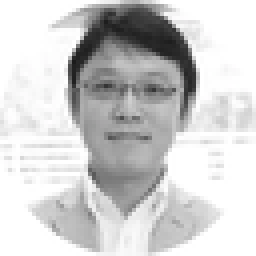
#> input picture recovered/oyaki-20260821/backups/host.bak.130635/test_mode/test.webp, 64 x 64 px (shown 4 times larger)
$ python test_mode.py
#> lines starting #> are read from the running program, lines starting #| are printed output that depends on the picture; after the words box and inside, x2 and y2 are one past the last pixel; in counts of white or black regions, pixels touching at a corner belong together
#!/usr/bin/env python3
"""RGB LED ゲーム 主機側テストモード（WebP版）。

ローカルの `test.webp` を読み込み、192x384 の論理画面内を DVD スクリーンセーバー
のように反射移動させる。色は FC6 / MSX16 の登録済みインデックスだけを使い、
ローカルプレビューと、192x96 の 4 スライスの UDP 送信を行う。

計画書 §4.7 の WBMP テストモードを WebP 素材へ置き換えたもの。
AI・カメラ・画像圧縮・Pi 側描画は使用しない。
"""
from __future__ import annotations

import argparse
import math
import signal
import socket
import struct
import sys
import time
import zlib
from dataclasses import dataclass
from pathlib import Path
from typing import Iterable, Sequence

import cv2
import numpy as np

# 共有パレット定義を親ディレクトリから読み込む。
PACKAGE_ROOT = Path(__file__).resolve().parents[1]
if str(PACKAGE_ROOT) not in sys.path:
    sys.path.insert(0, str(PACKAGE_ROOT))

from palettes import (  # noqa: E402
    FC6,
    FC6_BLACK,
    FC6_LIMIT,
    MSX16,
    MSX16_BLACK,
    MSX16_LIMIT,
    MSX16_TRANSPARENT,
    PaletteMode,
)

CANVAS_WIDTH = 192
CANVAS_HEIGHT = 384
PI_COUNT = 4
PI_HEIGHT = 96
MAGIC = 0x524C4544  # ASCII: RLED
HEADER = struct.Struct("!IIBBHHHI")

# 着色は色相を選び直さず、パレット定義順のインデックスをそのまま順繰りに使う。
# 既定の開始番号。MSX16 の 0 は透明であり送出しないため 1 から始める。
FC6_COLOR_START = 0x00
MSX16_COLOR_START = MSX16_TRANSPARENT + 1


def color_sequence(mode: PaletteMode, start: int | None = None) -> tuple[int, ...]:
    """開始番号から最終番号（FC6: 51 / MSX16: 15）までの巡回表を返す。"""
    if mode == PaletteMode.FC6:
        limit, lowest, default_start = FC6_LIMIT, 0, FC6_COLOR_START
    else:
        limit, lowest, default_start = (
            MSX16_LIMIT,
            MSX16_TRANSPARENT + 1,
            MSX16_COLOR_START,
        )
    value = default_start if start is None else start
    if not lowest <= value < limit:
        raise ValueError(
            f"開始インデックス {value:#x} は {mode.name} では不正"
            f"（{lowest:#x}〜{limit - 1:#x}）"
        )
    return tuple(range(value, limit))


# ---------------------------------------------------------------------------
# 素材読込み
# ---------------------------------------------------------------------------
def load_webp(path: Path) -> tuple[np.ndarray, np.ndarray]:
    """WebP を (RGB配列, 不透明マスク) として読み込む。

    アルファ付き WebP はアルファ 128 以上を前景として扱う。
    """
    if not path.exists():
        raise RuntimeError(f"画像が見つからない: {path}")
    image = cv2.imread(str(path), cv2.IMREAD_UNCHANGED)
#> image is the input picture: shape (64, 64, 3); mean B, G, R 207.4, 207.4, 207.4
#> in main, `rgb, opaque = load_webp(args.image)`: opaque: shape (64, 64) bool; every value is 1
    if image is None:
        raise RuntimeError(f"WebP の読込みに失敗した: {path}")

    if image.ndim == 2:
        rgb = cv2.cvtColor(image, cv2.COLOR_GRAY2RGB)
        alpha = np.full(image.shape[:2], 255, dtype=np.uint8)
    elif image.shape[2] == 4:
        rgb = cv2.cvtColor(image, cv2.COLOR_BGRA2RGB)
        alpha = image[:, :, 3]
    elif image.shape[2] == 3:
        rgb = cv2.cvtColor(image, cv2.COLOR_BGR2RGB)
        alpha = np.full(image.shape[:2], 255, dtype=np.uint8)
    else:
        raise ValueError(f"未対応のチャンネル数: {image.shape}")

    return rgb, alpha >= 128


def fit_image(
    rgb: np.ndarray, opaque: np.ndarray, max_width: int, max_height: int
) -> tuple[np.ndarray, np.ndarray]:
    """論理画面より大きい素材を最近傍で縮小する。"""
#> called with max_width = 192, max_height = 384
    height, width = opaque.shape
#> height = 64; width = 64
    if width <= max_width and height <= max_height:
        return rgb, opaque
    scale = min(max_width / width, max_height / height)
    new_size = (max(1, int(width * scale)), max(1, int(height * scale)))
    rgb = cv2.resize(rgb, new_size, interpolation=cv2.INTER_NEAREST)
    opaque = cv2.resize(
        opaque.astype(np.uint8), new_size, interpolation=cv2.INTER_NEAREST
    ).astype(bool)
    return rgb, opaque


# ---------------------------------------------------------------------------
# パレット量子化
# ---------------------------------------------------------------------------
def palette_rgb(mode: PaletteMode) -> np.ndarray:
    entries = FC6 if mode == PaletteMode.FC6 else MSX16
    return np.asarray([entry[:3] for entry in entries], dtype=np.int16)


def quantizable_indices(mode: PaletteMode) -> np.ndarray:
    """量子化先として使えるインデックス。

    MSX16 のインデックス 0 は透明であり、送出値としては使わない。
    FC6 は 52 色すべてを使う。
    """
    if mode == PaletteMode.MSX16:
        return np.arange(MSX16_TRANSPARENT + 1, MSX16_LIMIT, dtype=np.uint8)
    return np.arange(0, FC6_LIMIT, dtype=np.uint8)


def quantize_to_palette(rgb: np.ndarray, mode: PaletteMode) -> np.ndarray:
    """RGB 画像を最近傍色でパレットインデックスへ量子化する（主機側で完結）。"""
    candidates = quantizable_indices(mode)
    lut = palette_rgb(mode)[candidates].astype(np.int32)  # (N, 3)
    flat = rgb.reshape(-1, 3).astype(np.int32)
    # (画素数, N) の二乗距離。二乗和が int16 を溢れるため int32 で計算する。
    diff = flat[:, None, :] - lut[None, :, :]
    dist = np.einsum("pnc,pnc->pn", diff, diff)
    nearest = candidates[np.argmin(dist, axis=1)]
    return nearest.reshape(rgb.shape[:2]).astype(np.uint8)


def parse_int(value: str) -> int:
    return int(value, 0)


# [5 lines left out: function parse_pi, not called in this run]


# ---------------------------------------------------------------------------
# 反射移動
# ---------------------------------------------------------------------------
@dataclass
class Bouncer:
    x: float
    y: float
    vx: float
    vy: float
    width: int
    height: int
    canvas_width: int = CANVAS_WIDTH
    canvas_height: int = CANVAS_HEIGHT

    def update(self, dt: float) -> int:
        """位置を進め、境界への衝突回数を返す。"""
        collisions = 0
        self.x += self.vx * dt
        self.y += self.vy * dt
        max_x = max(0.0, float(self.canvas_width - self.width))
        max_y = max(0.0, float(self.canvas_height - self.height))

        if max_x == 0:
            self.x = 0
            self.vx = 0
        else:
            while self.x < 0 or self.x > max_x:
                if self.x < 0:
                    self.x = -self.x
                    self.vx = abs(self.vx)
                    collisions += 1
                else:
                    self.x = 2 * max_x - self.x
                    self.vx = -abs(self.vx)
                    collisions += 1

        if max_y == 0:
            self.y = 0
            self.vy = 0
        else:
            while self.y < 0 or self.y > max_y:
                if self.y < 0:
                    self.y = -self.y
                    self.vy = abs(self.vy)
                    collisions += 1
                else:
                    self.y = 2 * max_y - self.y
                    self.vy = -abs(self.vy)
                    collisions += 1
        return collisions


class TestRenderer:
    def __init__(
        self,
        rgb: np.ndarray,
        opaque: np.ndarray,
        palette_mode: PaletteMode,
        background_index: int | None,
        render_mode: str,
        color_style: str,
        color_start: int | None,
        stripe_width: int,
        rainbow_hz: float,
        mask_threshold: int,
        invert: bool,
        speed_x: float,
        speed_y: float,
    ) -> None:
#> called with palette_mode = 0, render_mode = 'image', color_style = 'cycle', stripe_width = 3, rainbow_hz = 0.8, mask_threshold = 128, invert = False, speed_x = 83
        self.source_rgb = rgb
        self.opaque = opaque
        self.palette_mode = palette_mode
        self.background_override = background_index
        self.render_mode = render_mode
        self.color_style = color_style
        self.color_start = color_start
        self.stripe_width = max(1, stripe_width)
        self.rainbow_hz = max(0.0, rainbow_hz)
        self.phase_offset = 0

        # mask モード用: 輝度しきい値で 1bit 化（WBMP テストモード相当）。
        luma = cv2.cvtColor(rgb, cv2.COLOR_RGB2GRAY)
        mask = luma >= mask_threshold
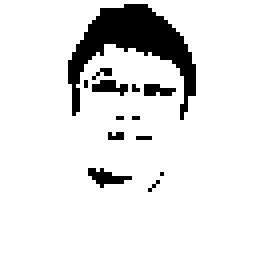
#> mask: shape (64, 64) bool (shown 4 times larger); 89.3% white; 13 black regions (10 under 20 px), largest, box (x1, y1, x2, y2) and area: (17, 1, 49, 30) 341, (22, 42, 33, 47) 27, (23, 20, 32, 24) 22
        if invert:
            mask = np.logical_not(mask)
        self.mask = np.logical_and(mask, opaque)

        # image モード用: パレットごとに量子化結果をキャッシュする。
        self._quantized: dict[PaletteMode, np.ndarray] = {}

        height, width = opaque.shape
#> height = 64; width = 64
#| test mode: test.webp 64x64, palette=FC6, render=image, colors=0x00-0x33(52), canvas=192x384, fps=60
        self.bouncer = Bouncer(0.0, 0.0, speed_x, speed_y, width, height)
        self.start_time = time.monotonic()

    @property
    def palette(self) -> Sequence[tuple[int, int, int, int]]:
        return FC6 if self.palette_mode == PaletteMode.FC6 else MSX16

    # [8 lines left out: function colors, not called in this run]

    @property
    def default_background(self) -> int:
        return FC6_BLACK if self.palette_mode == PaletteMode.FC6 else MSX16_BLACK

    @property
    def background_index(self) -> int:
        value = (
            self.default_background
            if self.background_override is None
            else self.background_override
        )
        limit = FC6_LIMIT if self.palette_mode == PaletteMode.FC6 else MSX16_LIMIT
        if not 0 <= value < limit:
            raise ValueError(
                f"背景インデックス {value:#x} は {self.palette_mode.name} では不正"
            )
        # MSX のインデックス 0 は透明であり、そのまま送出しない。
        if self.palette_mode == PaletteMode.MSX16 and value == MSX16_TRANSPARENT:
            return MSX16_BLACK
        return value

    def quantized(self) -> np.ndarray:
        cached = self._quantized.get(self.palette_mode)
        if cached is None:
            cached = quantize_to_palette(self.source_rgb, self.palette_mode)
            self._quantized[self.palette_mode] = cached
        return cached

    # [7 lines left out: function toggle_palette, not called in this run]

    def toggle_render_mode(self) -> None:
        self.render_mode = "mask" if self.render_mode == "image" else "image"

    # [7 lines left out: function reset, not called in this run]

    def update(self, dt: float) -> None:
#> called with dt = 0.000561
        collisions = self.bouncer.update(dt)
#> collisions = 0
        if collisions:
            # DVD ロゴ同様、反射で色位相を進める。
            self.phase_offset = (self.phase_offset + collisions) % len(self.colors)

    def render(self, now: float) -> np.ndarray:
#> called with now = 549.4
        frame = np.full(
            (CANVAS_HEIGHT, CANVAS_WIDTH), self.background_index, dtype=np.uint8
        )
        x = int(round(self.bouncer.x))
#> x = 0
        y = int(round(self.bouncer.y))
#> y = 0
        h, w = self.opaque.shape
#> h = 64; w = 64
        region = frame[y:y + h, x:x + w]

        if self.render_mode == "image":
            region[self.opaque] = self.quantized()[self.opaque]
#> in quantize_to_palette, `nearest = candidates[np.argmin(dist, axis=1)]`: nearest = 4096 values, max 51 at index 0, min 12 at index 219, mean 48.16
#> in quantize_to_palette, `return nearest.reshape(rgb.shape[:2]).astype(np.uint8)`:
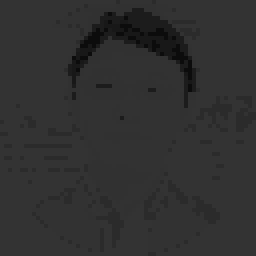
#> returned value: shape (64, 64) (shown 4 times larger); min 12, max 51, mean 48.2
            return frame

        sequence = self.colors
        temporal_phase = int(
            (now - self.start_time) * self.rainbow_hz * len(sequence)
        )
        base_phase = (temporal_phase + self.phase_offset) % len(sequence)
        if self.color_style == "solid":
            # 画像全体を 1 色にし、時間経過と反射で次の番号へ送る。
            region[self.mask] = sequence[base_phase]
        else:
            # 帯ごとに開始番号から最終番号までを順繰りに割り当てる。
            yy, xx = np.indices((h, w), dtype=np.int32)
            band = ((xx + yy) // self.stripe_width + base_phase) % len(sequence)
            colors = np.take(np.asarray(sequence, dtype=np.uint8), band)
            region[self.mask] = colors[self.mask]
        return frame

    def rgb_preview(self, indexed: np.ndarray) -> np.ndarray:
        lut = np.asarray([entry[:3] for entry in self.palette], dtype=np.uint8)
        return lut[indexed][:, :, ::-1]  # RGB -> BGR（OpenCV 表示用）
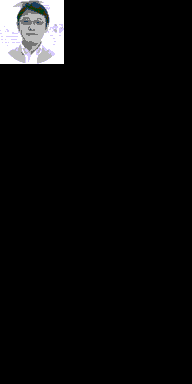
#> returned value: shape (384, 192, 3); mean of channels 0, 1, 2 11.8, 11.6, 11.6; drawn as B, G, R


# ---------------------------------------------------------------------------
# GIF 書き出し
# ---------------------------------------------------------------------------
# [47 lines left out: function record_gif, not called in this run]


# ---------------------------------------------------------------------------
# UDP 送信
# ---------------------------------------------------------------------------
class UdpFrameSender:
    # [9 lines left out: function __init__, not called in this run]

    def close(self) -> None:
        self.socket.close()

    # [44 lines left out: functions send, send_slices, not called in this run]


def build_parser() -> argparse.ArgumentParser:
    parser = argparse.ArgumentParser(
        description="test.webp を FC6/MSX16 パレットで DVD ロゴ風に反射移動させる。"
    )
    parser.add_argument("--image", type=Path, default=Path("test.webp"), help="WebP ファイル")
    parser.add_argument("--palette", choices=("fc6", "msx16"), default="fc6")
    parser.add_argument(
        "--render-mode",
        choices=("image", "mask"),
        default="image",
        help="image=画像をパレット量子化, mask=1bit化してパレット順に着色",
    )
    parser.add_argument("--background", type=parse_int, default=None, help="パレット番号 例: 0x30")
    parser.add_argument("--mask-threshold", type=int, default=128, help="mask モードの輝度しきい値")
    parser.add_argument("--invert", action="store_true", help="mask モードの前景/背景を反転")
    parser.add_argument("--no-fit", action="store_true", help="画面より大きい画像を縮小せずエラーにする")
    parser.add_argument(
        "--color-style",
        choices=("cycle", "solid"),
        default="cycle",
        help="cycle=帯ごとにパレット順で着色, solid=全体を1色にして順送り",
    )
    parser.add_argument(
        "--color-start",
        type=parse_int,
        default=None,
        help="巡回の開始インデックス。既定は FC6=0x00、MSX16=0x01。"
             "終端は FC6=51(0x33)、MSX16=15(0x0F)",
    )
    parser.add_argument("--stripe-width", type=int, default=3, help="色帯の幅 [pixel]")
    parser.add_argument("--rainbow-hz", type=float, default=0.8, help="巡回速度 [周/秒]")
    parser.add_argument("--speed-x", type=float, default=83.0, help="X方向速度 [pixel/s]")
    parser.add_argument("--speed-y", type=float, default=109.0, help="Y方向速度 [pixel/s]")
    parser.add_argument("--fps", type=float, default=60.0)
    parser.add_argument("--preview-scale", type=int, default=2)
    parser.add_argument("--no-preview", action="store_true")
    parser.add_argument("--frames", type=int, default=0, help="N フレームで終了。0 は無制限")
    parser.add_argument("--send", action="store_true", help="192x96 の 4 スライスを UDP 送信する")
    parser.add_argument(
        "--pi",
        action="append",
        default=[],
        metavar="HOST[:PORT]",
        help="Pi の宛先。--send 時はちょうど 4 回指定する",
    )
    parser.add_argument("--chunk-size", type=int, default=1200)
    parser.add_argument("--gif", type=Path, default=None, help="シミュレーションを GIF 保存して終了")
    parser.add_argument("--gif-seconds", type=float, default=8.0, help="GIF の長さ [秒]")
    parser.add_argument("--gif-fps", type=float, default=20.0, help="GIF のフレームレート")
    parser.add_argument("--gif-scale", type=int, default=2, help="GIF の拡大率（最近傍）")
    return parser


def main(argv: Iterable[str] | None = None) -> int:
    args = build_parser().parse_args(argv)

    if args.fps <= 0:
        raise SystemExit("--fps は 0 より大きい値")
    if args.preview_scale <= 0:
        raise SystemExit("--preview-scale は 0 より大きい値")

    try:
        rgb, opaque = load_webp(args.image)
        if args.no_fit and (
            opaque.shape[1] > CANVAS_WIDTH or opaque.shape[0] > CANVAS_HEIGHT
        ):
            raise ValueError(
                f"画像 {opaque.shape[1]}x{opaque.shape[0]} が {CANVAS_WIDTH}x{CANVAS_HEIGHT} を超える"
            )
        if not args.no_fit:
            rgb, opaque = fit_image(rgb, opaque, CANVAS_WIDTH, CANVAS_HEIGHT)
    except (RuntimeError, ValueError) as exc:
        print(f"error: {exc}", file=sys.stderr)
        return 2

    palette_mode = PaletteMode.FC6 if args.palette == "fc6" else PaletteMode.MSX16
    try:
        sequence = color_sequence(palette_mode, args.color_start)
    except ValueError as exc:
        print(f"error: {exc}", file=sys.stderr)
        return 2

    renderer = TestRenderer(
        rgb=rgb,
        opaque=opaque,
        palette_mode=palette_mode,
        background_index=args.background,
        render_mode=args.render_mode,
        color_style=args.color_style,
        color_start=args.color_start,
        stripe_width=args.stripe_width,
        rainbow_hz=args.rainbow_hz,
        mask_threshold=args.mask_threshold,
        invert=args.invert,
        speed_x=args.speed_x,
        speed_y=args.speed_y,
    )

    if args.gif is not None:
        try:
            written = record_gif(
                renderer, args.gif, args.gif_seconds, args.gif_fps, args.gif_scale
            )
        except ValueError as exc:
            print(f"error: {exc}", file=sys.stderr)
            return 2
        print(
            f"gif: {args.gif} {written} frames, {args.gif_fps:g}fps, "
            f"{CANVAS_WIDTH * args.gif_scale}x{CANVAS_HEIGHT * args.gif_scale}, "
            f"palette={renderer.palette_mode.name}, colors={sequence[0]:#04x}-{sequence[-1]:#04x}"
        )
        return 0

    sender: UdpFrameSender | None = None
    if args.send:
        if len(args.pi) != PI_COUNT:
            print("error: --send には --pi HOST[:PORT] をちょうど 4 個指定する", file=sys.stderr)
            return 2
        try:
            sender = UdpFrameSender([parse_pi(item) for item in args.pi], args.chunk_size)
        except ValueError as exc:
            print(f"error: {exc}", file=sys.stderr)
            return 2

    running = True
    paused = False

    def stop_handler(_signum: int, _frame: object) -> None:
        nonlocal running
        running = False

    signal.signal(signal.SIGINT, stop_handler)
    signal.signal(signal.SIGTERM, stop_handler)

    frame_period = 1.0 / args.fps
    next_deadline = time.monotonic()
    last_update = next_deadline
    frame_id = 0

    print(
        f"test mode: {args.image} {opaque.shape[1]}x{opaque.shape[0]}, "
        f"palette={renderer.palette_mode.name}, render={renderer.render_mode}, "
        f"colors={sequence[0]:#04x}-{sequence[-1]:#04x}({len(sequence)}), "
        f"canvas={CANVAS_WIDTH}x{CANVAS_HEIGHT}, fps={args.fps:g}"
    )
    if not args.no_preview:
        print("keys: q/ESC 終了, SPACE 一時停止, f FC6, m MSX16, p パレット切替, i 描画モード切替, r リセット")

    try:
        while running and (args.frames <= 0 or frame_id < args.frames):
            now = time.monotonic()
            dt = min(0.1, max(0.0, now - last_update))
            last_update = now
            if not paused:
                renderer.update(dt)

            indexed = renderer.render(now)
            if sender is not None:
                sender.send(frame_id, renderer.palette_mode, indexed)

            if not args.no_preview:
                preview = renderer.rgb_preview(indexed)
                if args.preview_scale != 1:
                    preview = cv2.resize(
                        preview,
                        (
                            CANVAS_WIDTH * args.preview_scale,
                            CANVAS_HEIGHT * args.preview_scale,
                        ),
                        interpolation=cv2.INTER_NEAREST,
                    )
                cv2.imshow("RGB LED test mode", preview)
                key = cv2.waitKey(1) & 0xFF
#> (key q is pressed here)
                if key in (27, ord("q")):
                    running = False
                elif key == ord(" "):
                    paused = not paused
                elif key == ord("f"):
                    renderer.palette_mode = PaletteMode.FC6
                elif key == ord("m"):
                    renderer.palette_mode = PaletteMode.MSX16
                elif key == ord("p"):
                    renderer.toggle_palette()
                elif key == ord("i"):
                    renderer.toggle_render_mode()
                elif key == ord("r"):
                    renderer.reset()

            frame_id += 1
            next_deadline += frame_period
            sleep_time = next_deadline - time.monotonic()
            if sleep_time > 0:
                time.sleep(sleep_time)
            elif sleep_time < -frame_period:
                # 期限を過ぎた分は捨て、遅延フレームを連射しない。
                next_deadline = time.monotonic()
    finally:
        if sender is not None:
            sender.close()
        if not args.no_preview:
            cv2.destroyAllWindows()

    return 0


if __name__ == "__main__":
    raise SystemExit(main())
#> (the program exits here)
